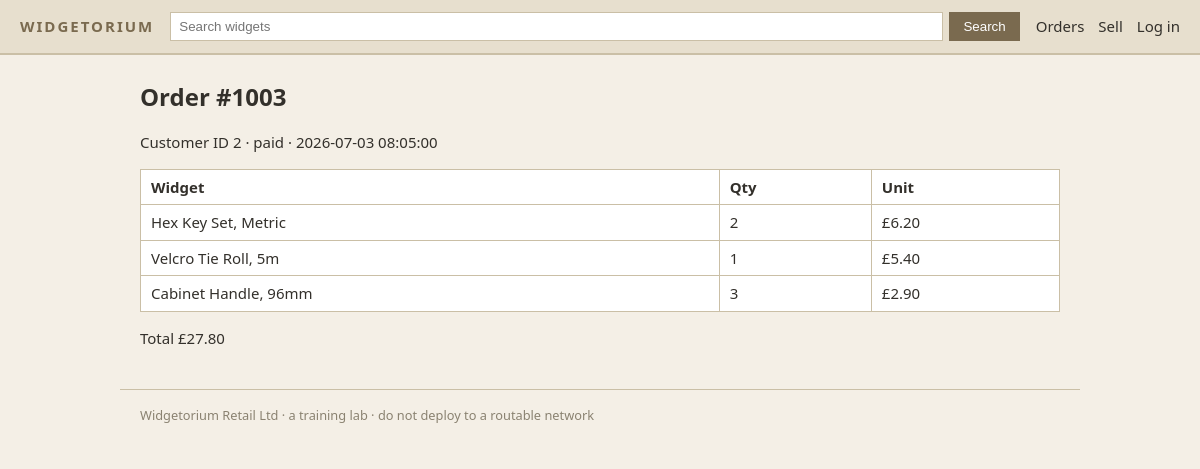
The app's page /webapp/src/order.php?id=1003 with its own data.
### tables this page shows
CREATE TABLE orders (
  id             INT AUTO_INCREMENT PRIMARY KEY,
  customer_id    INT           NOT NULL,
  total          DECIMAL(10,2) NOT NULL DEFAULT 0.00,
  status         ENUM('pending','paid','shipped','cancelled') NOT NULL DEFAULT 'paid',
  created_at     DATETIME      NOT NULL DEFAULT CURRENT_TIMESTAMP
);

CREATE TABLE order_items (
  id             INT AUTO_INCREMENT PRIMARY KEY,
  order_id       INT           NOT NULL,
  product_id     INT           NOT NULL,
  qty            INT           NOT NULL DEFAULT 1,
  unit_price     DECIMAL(10,2) NOT NULL DEFAULT 0.00
);

CREATE TABLE products (
  id             INT AUTO_INCREMENT PRIMARY KEY,
   
  name           VARCHAR(255)  NOT NULL,
  description     TEXT          NULL,
  price          DECIMAL(10,2) NOT NULL DEFAULT 0.00,
  stock          INT           NOT NULL DEFAULT 0,
   
  owner_user_id  INT           NULL,
  created_at     DATETIME      NOT NULL DEFAULT CURRENT_TIMESTAMP
);

### webapp/src/order.php (called while the page is built, shortened)
<?php
require __DIR__ . '/orders.php';

### webapp/src/lib/db.php (called while the page is built, shortened)
<?php
function wdg_config(): array
{
    static $cfg = null;
    if ($cfg === null) {
        $cfg = require __DIR__ . '/../config.php';
    }
    return $cfg;
}
function wdg_db(): PDO
{
    static $pdo = null;
    if ($pdo instanceof PDO) {
        return $pdo;
    }
    $c = wdg_config()['db'];
    $dsn = "mysql:host={$c['host']};dbname={$c['name']};charset=utf8mb4";
    for ($i = 0; $i < 30; $i++) {
        try {
            $pdo = new PDO($dsn, $c['user'], $c['pass'], [
                PDO::ATTR_ERRMODE            => PDO::ERRMODE_EXCEPTION,
                PDO::ATTR_DEFAULT_FETCH_MODE => PDO::FETCH_ASSOC,
                PDO::ATTR_EMULATE_PREPARES   => true,
            ]);
            return $pdo;
        } catch (PDOException $e) {
            $lastErr = $e;
            sleep(1);
        }
    }
    exit;
}
function wdg_prepare(string $sql): PDOStatement
{
    try {
        return wdg_db()->prepare($sql);
    } catch (PDOException $e) {
        wdg_sql_error($sql, $e);
    }
}

### webapp/src/orders.php (the view, shortened to what this page needs)
<?php
require_once __DIR__ . '/lib/helpers.php';
$viewId = isset($_GET['id']) ? (int) $_GET['id'] : 0;
if ($viewId > 0) {
    $st = wdg_prepare("SELECT * FROM orders WHERE id = :id");
    $st->execute([':id' => $viewId]);
    $order = $st->fetch();
    $ist = wdg_prepare(
        "SELECT oi.qty, oi.unit_price, p.name
           FROM order_items oi JOIN products p ON p.id = oi.product_id
          WHERE oi.order_id = :id"
    );
    $ist->execute([':id' => $viewId]);
    $items = $ist->fetchAll();
    ?>
    <h1>Order #<?= (int) $order['id'] ?></h1>
    <p>Customer ID <?= (int) $order['customer_id'] ?> &middot;
       <?= htmlspecialchars($order['status']) ?> &middot;
       <?= htmlspecialchars($order['created_at']) ?></p>
    <table class="list">
      <thead><tr><th>Widget</th><th>Qty</th><th>Unit</th></tr></thead>
      <tbody>
      <?php foreach ($items as $it): ?>
        <tr><td><?= htmlspecialchars($it['name']) ?></td>
            <td><?= (int) $it['qty'] ?></td>
            <td><?= wdg_money($it['unit_price']) ?></td></tr>
      <?php endforeach; ?>
      </tbody>
    </table>
    <p class="price">Total <?= wdg_money($order['total']) ?></p>
    <?php
    exit;
}
?>

### webapp/src/assets/style.css (style rules this page uses)
:root { --beige: #f4efe6; --beige-dark: #e7dfce; --ink: #33302b; --accent: #7a6a4f; --line: #cabfa6; }
* { box-sizing: border-box; }
body { margin: 0; font: 15px/1.5 "Segoe UI", Tahoma, Verdana, sans-serif; color: var(--ink); background: var(--beige); }
h1 { font-size: 1.5rem; }
table.list, table.kv { width: 100%; border-collapse: collapse; background: #fff; }
table.list th, table.list td, table.kv th, table.kv td { border: 1px solid var(--line); padding: 6px 10px; text-align: left; }

### records on screen
orders: id "1003", customer "2", status "paid", created_at "2026-07-03 08:05:00", total "£27.80"
order_items: product.name "Hex Key Set, Metric", qty "2", unit_price "£6.20"
order_items: product.name "Velcro Tie Roll, 5m", qty "1", unit_price "£5.40"
order_items: product.name "Cabinet Handle, 96mm", qty "3", unit_price "£2.90"
